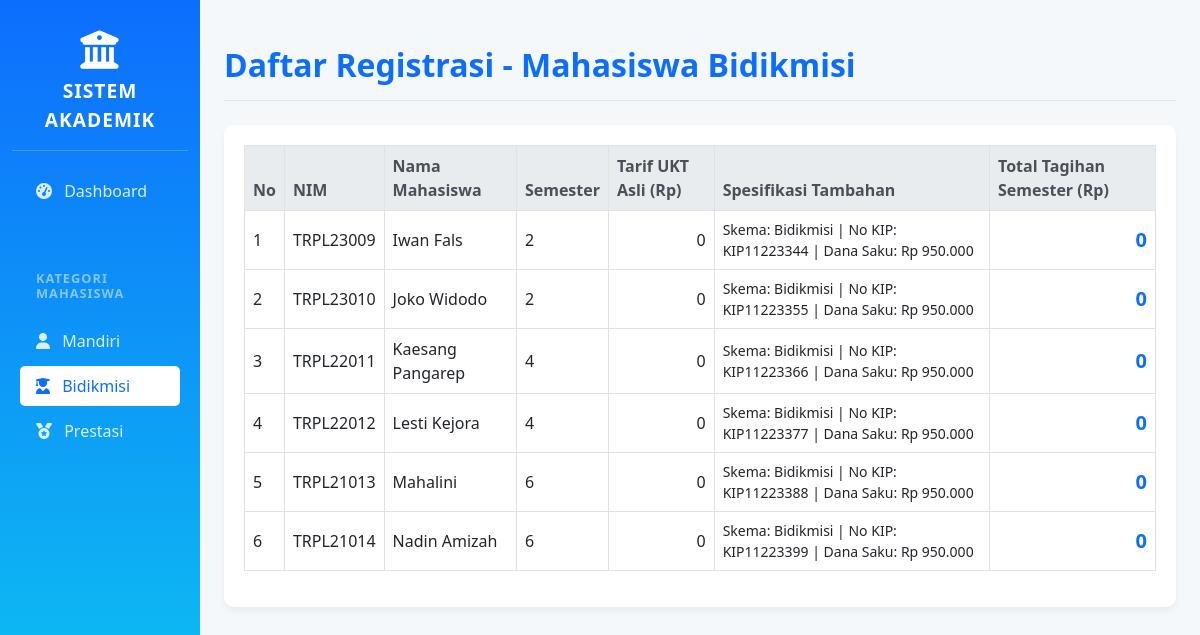
The page /?page=bidikmisi on the database its author committed.
### tables this page shows
CREATE TABLE IF NOT EXISTS tabel_mahasiswa (
    id_mahasiswa INT AUTO_INCREMENT PRIMARY KEY,
    nama_mahasiswa VARCHAR(100) NOT NULL,
    nim VARCHAR(20) NOT NULL,
    semester INT NOT NULL,
    tarif_ukt_nominal DECIMAL(12,2) NOT NULL,
    jenis_pembiayaan ENUM('Mandiri', 'Bidikmisi', 'Prestasi') NOT NULL,
    
     
    golongan_ukt INT NULL,
    nama_wali VARCHAR(100) NULL,
    nomor_kip_kuliah VARCHAR(50) NULL,
    dana_saku_subsidi DECIMAL(12,2) NULL,
    nama_instansi_beasiswa VARCHAR(100) NULL,
    minimal_ipk_syarat DECIMAL(3,2) NULL
);

### classes/MahasiswaBidikmisi.php (called while the page is built, shortened)
<?php
require_once 'Mahasiswa.php';
class MahasiswaBidikmisi extends Mahasiswa
{
    protected $nomorKipKuliah;
    protected $danaSakuSubsidi;
    public function __construct($id_mahasiswa, $nama_mahasiswa, $nim, $semester, $tarifUktNominal, $nomorKipKuliah, $danaSakuSubsidi)
    {
        $this->nomorKipKuliah = $nomorKipKuliah;
        $this->danaSakuSubsidi = $danaSakuSubsidi;
    }
    public function hitungTagihanSemester()
    {
        return 0;
    }
    public function tampilkanSpesifikasiAkademik()
    {
        return "Skema: Bidikmisi | No KIP: {$this->nomorKipKuliah} | Dana Saku: Rp " . number_format($this->danaSakuSubsidi, 0, ',', '.');
    }
    public static function getMahasiswaBidikmisi($conn)
    {
        $sql = "SELECT * FROM tabel_mahasiswa WHERE jenis_pembiayaan = 'Bidikmisi'";
        $stmt = $conn->prepare($sql);
        $stmt->execute();
        $result = $stmt->fetchAll(PDO::FETCH_ASSOC);
        $data = [];
        foreach ($result as $row) {
            $data[] = new self(
                $row['id_mahasiswa'],
                $row['nama_mahasiswa'],
                $row['nim'],
                $row['semester'],
                $row['tarif_ukt_nominal'],
                $row['nomor_kip_kuliah'],
                $row['dana_saku_subsidi']
            );
        }
        return $data;
    }
}

### classes/Mahasiswa.php (called while the page is built, shortened)
<?php
abstract class Mahasiswa
{
    protected $nama_mahasiswa;
    protected $nim;
    protected $semester;
    protected $tarifUktNominal;
    public function __construct($id_mahasiswa, $nama_mahasiswa, $nim, $semester, $tarifUktNominal)
    {
        $this->nama_mahasiswa  = $nama_mahasiswa;
        $this->nim             = $nim;
        $this->semester        = $semester;
        $this->tarifUktNominal = $tarifUktNominal;
    }
    public function getNamaMahasiswa()
    {
        return $this->nama_mahasiswa;
    }
    public function getNim()
    {
        return $this->nim;
    }
    public function getSemester()
    {
        return $this->semester;
    }
    public function getTarifUktNominal()
    {
        return $this->tarifUktNominal;
    }
}

### index.php (the view, shortened to what this page needs)
<?php
require_once 'classes/MahasiswaBidikmisi.php';
$database = Database::getInstance();
$pdo = $database->getConnection();
$page = isset($_GET['page']) ? $_GET['page'] : 'dashboard';
$dataMandiri   = MahasiswaMandiri::getMahasiswaMandiri($pdo);
$dataBidikmisi = MahasiswaBidikmisi::getMahasiswaBidikmisi($pdo);
$dataPrestasi  = MahasiswaPrestasi::getMahasiswaPrestasi($pdo);
$jmlMandiri   = count($dataMandiri);
$jmlBidikmisi = count($dataBidikmisi);
$jmlPrestasi  = count($dataPrestasi);
$totalData    = $jmlMandiri + $jmlBidikmisi + $jmlPrestasi;
?>
<!DOCTYPE html>
<html lang="id">
<head>
    <link href="https://cdn.jsdelivr.net/npm/bootstrap@5.3.0/dist/css/bootstrap.min.css" rel="stylesheet">
    <link rel="stylesheet" href="https://cdnjs.cloudflare.com/ajax/libs/font-awesome/6.4.0/css/all.min.css">
</head>
<body>
<div class="container-fluid">
    <div class="row">
        <nav class="col-md-3 col-lg-2 d-md-block sidebar collapse">
            <div class="position-sticky pt-3">
                <div class="sidebar-heading text-center">
                    <i class="fas fa-university mb-2 fa-2x"></i><br>
                    Sistem Akademik
                </div>
                <ul class="nav flex-column px-2">
                    <li class="nav-item">
                        <a class="nav-link <?= ($page == 'dashboard') ? 'active' : '' ?>" href="?page=dashboard">
                            <i class="fas fa-tachometer-alt me-2"></i> Dashboard
                        </a>
                    </li>
                    <li class="nav-item mt-3">
                        <h6 class="sidebar-heading text-white-50 px-3 mt-4 mb-1" style="font-size: 0.8rem; border-bottom: none;">Kategori Mahasiswa</h6>
                    </li>
                    <li class="nav-item">
                        <a class="nav-link <?= ($page == 'mandiri') ? 'active' : '' ?>" href="?page=mandiri">
                            <i class="fas fa-user me-2"></i> Mandiri
                        </a>
                    </li>
                    <li class="nav-item">
                        <a class="nav-link <?= ($page == 'bidikmisi') ? 'active' : '' ?>" href="?page=bidikmisi">
                            <i class="fas fa-user-graduate me-2"></i> Bidikmisi
                        </a>
                    </li>
                    <li class="nav-item">
                        <a class="nav-link <?= ($page == 'prestasi') ? 'active' : '' ?>" href="?page=prestasi">
                            <i class="fas fa-medal me-2"></i> Prestasi
                        </a>
                    </li>
                </ul>
            </div>
        </nav>
        <main class="col-md-9 ms-sm-auto col-lg-10 px-md-4 content-area">
            <div class="d-flex justify-content-between flex-wrap flex-md-nowrap align-items-center pt-3 pb-2 mb-4 border-bottom">
                <h1 class="h2 text-primary fw-bold">
                    <?php
                    if($page == 'dashboard') echo "Dashboard Rekapitulasi Data";
                    elseif($page == 'mandiri') echo "Daftar Registrasi - Mahasiswa Mandiri";
                    elseif($page == 'bidikmisi') echo "Daftar Registrasi - Mahasiswa Bidikmisi";
                    elseif($page == 'prestasi') echo "Daftar Registrasi - Mahasiswa Prestasi";
                    ?>
                </h1>
            </div>
            <?php if($page == 'dashboard'): ?>
            <div class="row mb-5">
                <div class="col-xl-3 col-md-6 mb-4">
                    <div class="card card-custom bg-primary text-white h-100">
                        <div class="card-body">
                            <div class="d-flex justify-content-between align-items-center">
                                <div>
                                    <div class="text-white-50 small text-uppercase fw-bold">Total Mahasiswa</div>
                                    <div class="h2 mb-0 fw-bold"><?= $totalData ?></div>
                                </div>
                                <i class="fas fa-users fa-3x text-white-50"></i>
                            </div>
                        </div>
                    </div>
                </div>
                <div class="col-xl-3 col-md-6 mb-4">
                    <div class="card card-custom bg-info text-white h-100">
                        <div class="card-body">
                            <div class="d-flex justify-content-between align-items-center">
                                <div>
                                    <div class="text-white-50 small text-uppercase fw-bold">Jalur Mandiri</div>
                                    <div class="h2 mb-0 fw-bold"><?= $jmlMandiri ?></div>
                                </div>
                                <i class="fas fa-user fa-3x text-white-50"></i>
                            </div>
                        </div>
                    </div>
                </div>
                <div class="col-xl-3 col-md-6 mb-4">
                    <div class="card card-custom bg-success text-white h-100">
                        <div class="card-body">
                            <div class="d-flex justify-content-between align-items-center">
                                <div>
                                    <div class="text-white-50 small text-uppercase fw-bold">Jalur Bidikmisi</div>
                                    <div class="h2 mb-0 fw-bold"><?= $jmlBidikmisi ?></div>
                                </div>
                                <i class="fas fa-user-graduate fa-3x text-white-50"></i>
                            </div>
                        </div>
                    </div>
                </div>
                <div class="col-xl-3 col-md-6 mb-4">
                    <div class="card card-custom bg-warning text-white h-100">
                        <div class="card-body">
                            <div class="d-flex justify-content-between align-items-center">
                                <div>
                                    <div class="text-white-50 small text-uppercase fw-bold">Jalur Prestasi</div>
                                    <div class="h2 mb-0 fw-bold"><?= $jmlPrestasi ?></div>
                                </div>
                                <i class="fas fa-medal fa-3x text-white-50"></i>
                            </div>
                        </div>
                    </div>
                </div>
            </div>
            <div class="table-responsive">
                <h4 class="mb-3 text-secondary">Seluruh Data Mahasiswa</h4>
                <table class="table table-hover table-bordered align-middle">
                    <thead>
                        <tr>
                            <th>No</th>
                            <th>NIM</th>
                            <th>Nama Mahasiswa</th>
                            <th>Semester</th>
                            <th>Jalur (Polymorphism)</th>
                            <th>Spesifikasi Akademik</th>
                            <th>Total Tagihan (Rp)</th>
                        </tr>
                    </thead>
                    <tbody>
                        <?php
                        $no = 1;
                        $allData = array_merge($dataMandiri, $dataBidikmisi, $dataPrestasi);
                        foreach($allData as $mhs):
                        ?>
                        <tr>
                            <td><?= $no++ ?></td>
                            <td><?= $mhs->getNim() ?></td>
                            <td><?= $mhs->getNamaMahasiswa() ?></td>
                            <td><?= $mhs->getSemester() ?></td>
                            <td>
                                <?php
                                    if($mhs instanceof MahasiswaMandiri) echo '<span class="badge bg-info">Mandiri</span>';
                                    elseif($mhs instanceof MahasiswaBidikmisi) echo '<span class="badge bg-success">Bidikmisi</span>';
                                    elseif($mhs instanceof MahasiswaPrestasi) echo '<span class="badge bg-warning text-dark">Prestasi</span>';
                                ?>
                            </td>
                            <td class="small"><?= $mhs->tampilkanSpesifikasiAkademik() ?></td>
                            <td class="text-end fw-bold"><?= number_format($mhs->hitungTagihanSemester(), 0, ',', '.') ?></td>
                        </tr>
                        <?php endforeach; ?>
                    </tbody>
                </table>
            </div>
            <?php else:  ?>
            <div class="table-responsive">
                <table class="table table-hover table-bordered align-middle">
                    <thead>
                        <tr>
                            <th>No</th>
                            <th>NIM</th>
                            <th>Nama Mahasiswa</th>
                            <th>Semester</th>
                            <th>Tarif UKT Asli (Rp)</th>
                            <th>Spesifikasi Tambahan</th>
                            <th>Total Tagihan Semester (Rp)</th>
                        </tr>
                    </thead>
                    <tbody>
                        <?php
                        $no = 1;
                        $dataTampil = [];
                        if($page == 'mandiri') $dataTampil = $dataMandiri;
                        elseif($page == 'bidikmisi') $dataTampil = $dataBidikmisi;
                        elseif($page == 'prestasi') $dataTampil = $dataPrestasi;
                        if(count($dataTampil) > 0):
                            foreach($dataTampil as $mhs):
                        ?>
                        <tr>
                            <td><?= $no++ ?></td>
                            <td><?= $mhs->getNim() ?></td>
                            <td><?= $mhs->getNamaMahasiswa() ?></td>
                            <td><?= $mhs->getSemester() ?></td>
                            <td class="text-end"><?= number_format($mhs->getTarifUktNominal(), 0, ',', '.') ?></td>
                            <td class="small"><?= $mhs->tampilkanSpesifikasiAkademik() ?></td>
                            <td class="text-end text-primary fw-bold fs-5"><?= number_format($mhs->hitungTagihanSemester(), 0, ',', '.') ?></td>
                        </tr>
                        <?php
                            endforeach;
                        else:
                        ?>
                        <tr><td colspan="7" class="text-center text-muted">Belum ada data.</td></tr>
                        <?php endif; ?>
                    </tbody>
                </table>
            </div>
            <?php endif; ?>
        </main>
    </div>
</div>
</body>
</html>

### index.php (style rules this page uses)
body { background-color: #f4f8fb; font-family: 'Segoe UI', Tahoma, Geneva, Verdana, sans-serif; }
.sidebar { background: linear-gradient(180deg, #0d6efd 0%, #0dcaf0 100%); min-height: 100vh; color: #fff; }
.sidebar .nav-link { color: rgba(255, 255, 255, 0.85); font-weight: 500; margin-bottom: 5px; border-radius: 5px; }
.sidebar .nav-link:hover, .sidebar .nav-link.active { color: #0d6efd; background-color: #fff; }
.sidebar .sidebar-heading { font-size: 1.2rem; text-transform: uppercase; font-weight: 700; letter-spacing: 1px; padding: 15px 20px; border-bottom: 1px solid rgba(255,255,255,0.2); margin-bottom: 20px; }
.content-area { padding: 30px; }
.table-responsive { background: #fff; padding: 20px; border-radius: 10px; box-shadow: 0 4px 6px rgba(0,0,0,0.05); }
.table thead th { background-color: #e9ecef; color: #495057; font-weight: 600; }

### rows shown on the page
tabel_mahasiswa: nim "TRPL23009", nama_mahasiswa "Iwan Fals", semester "2", tarif_ukt_nominal "0", $mhs->tampilkanSpesifikasiAkademik() "Skema: Bidikmisi | No KIP: KIP11223344 | Dana Saku: Rp 950.000", hitungTagihanSemester "0"
tabel_mahasiswa: nim "TRPL23010", nama_mahasiswa "Joko Widodo", semester "2", tarif_ukt_nominal "0", $mhs->tampilkanSpesifikasiAkademik() "Skema: Bidikmisi | No KIP: KIP11223355 | Dana Saku: Rp 950.000", hitungTagihanSemester "0"
tabel_mahasiswa: nim "TRPL22011", nama_mahasiswa "Kaesang Pangarep", semester "4", tarif_ukt_nominal "0", $mhs->tampilkanSpesifikasiAkademik() "Skema: Bidikmisi | No KIP: KIP11223366 | Dana Saku: Rp 950.000", hitungTagihanSemester "0"
tabel_mahasiswa: nim "TRPL22012", nama_mahasiswa "Lesti Kejora", semester "4", tarif_ukt_nominal "0", $mhs->tampilkanSpesifikasiAkademik() "Skema: Bidikmisi | No KIP: KIP11223377 | Dana Saku: Rp 950.000", hitungTagihanSemester "0"
tabel_mahasiswa: nim "TRPL21013", nama_mahasiswa "Mahalini", semester "6", tarif_ukt_nominal "0", $mhs->tampilkanSpesifikasiAkademik() "Skema: Bidikmisi | No KIP: KIP11223388 | Dana Saku: Rp 950.000", hitungTagihanSemester "0"
tabel_mahasiswa: nim "TRPL21014", nama_mahasiswa "Nadin Amizah", semester "6", tarif_ukt_nominal "0", $mhs->tampilkanSpesifikasiAkademik() "Skema: Bidikmisi | No KIP: KIP11223399 | Dana Saku: Rp 950.000", hitungTagihanSemester "0"
